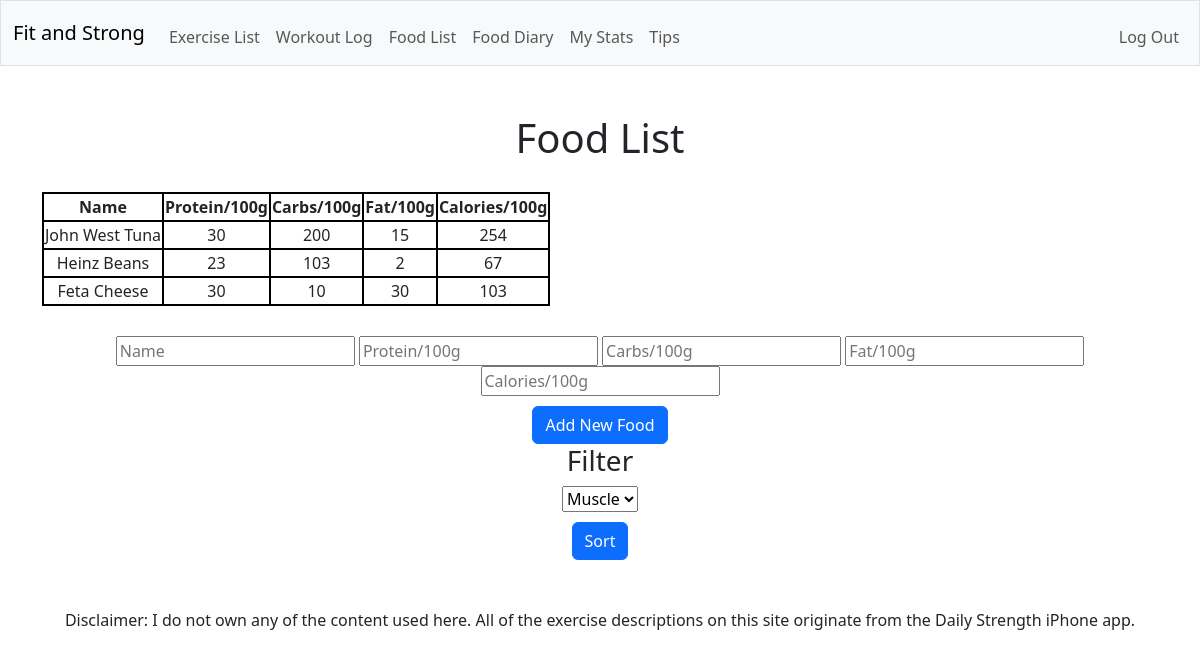
The page /foodlist (signed in) on the database as committed earlier.
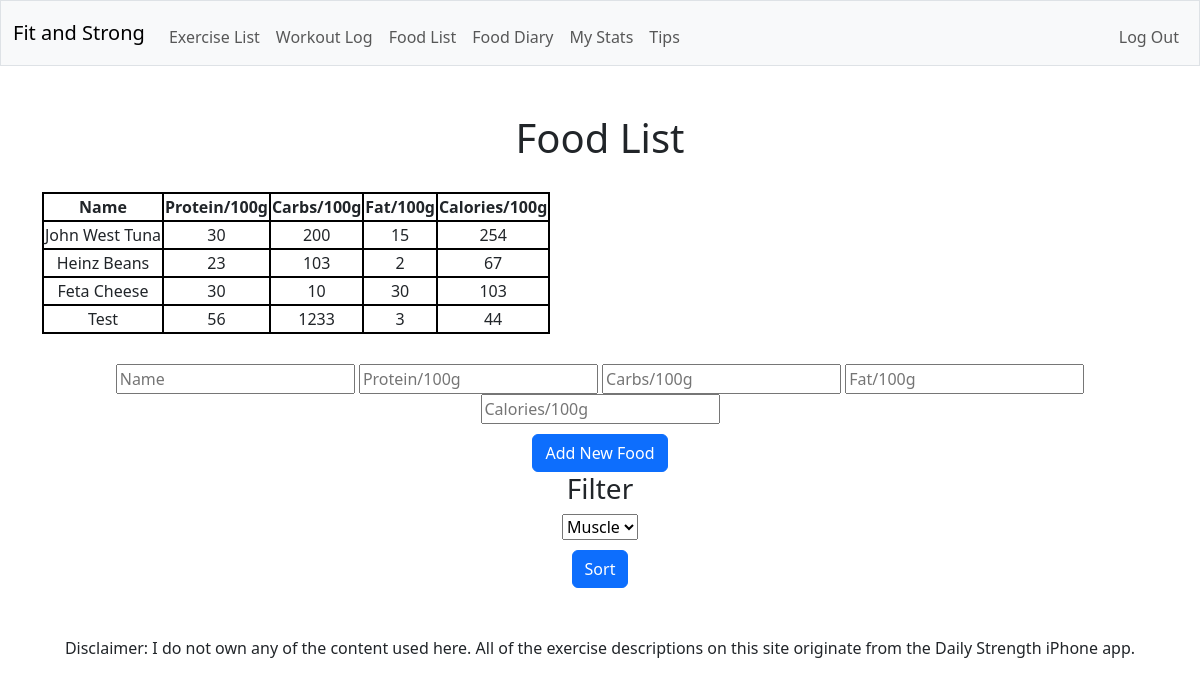
The same page on the database as committed later.
### tables this page shows
CREATE TABLE "foods" (
  "id" INTEGER,
  "name" TEXT NOT NULL,
  "protein_per_hundred_grams" INTEGER,
  "carbs_per_hundred_grams" INTEGER,
  "fat_per_hundred_grams" INTEGER,
  "calories_per_hundred_grams" INTEGER,
  PRIMARY KEY("id")
);

### app.py (the view)
@app.route("/foodlist", methods=["GET", "POST"])
@login_required
def foodlist():
    if request.method == "POST":
      name = request.form.get("food-name")
      protein = request.form.get("food-protein")
      carbs = request.form.get("food-carbs")
      fat = request.form.get("food-fat")
      calories = request.form.get("food-calories")
      db.execute(
        """INSERT INTO "foods" ("name", "protein_per_hundred_grams", "carbs_per_hundred_grams", "fat_per_hundred_grams", "calories_per_hundred_grams")
        VALUES (?, ?, ?, ?, ?)""",
        name, protein, carbs, fat, calories
      )
      return redirect("/foodlist")
    else:
      foods = db.execute("SELECT * FROM foods;")
      return render_template("foodlist.html", foods=foods)

### app.py (called while the page is built)
def login_required(f):
    @wraps(f)
    def decorated_function(*args, **kwargs):
        if session.get("user_id") is None:
            return redirect("/login")
        return f(*args, **kwargs)
    return decorated_function

### templates/foodlist.html (shortened to what this page needs)
{% extends "layout.html" %}
{% block main %}
  <h1>Food List</h1>
  <table>
    <thead>
        <tr>
            <th>Name</th>
            <th>Protein/100g</th>
            <th>Carbs/100g</th>
            <th>Fat/100g</th>
            <th>Calories/100g</th>
        </tr>
    </thead>
    <tbody>
        {% for food in foods %}
        <tr>
            <td>{{ food.name }}</td>
            <td>{{ food.protein_per_hundred_grams }}</td>
            <td>{{ food.carbs_per_hundred_grams }}</td>
            <td>{{ food.fat_per_hundred_grams }}</td>
            <td>{{ food.calories_per_hundred_grams }}</td>
        </tr>
        {% endfor %}
    </tbody>
</table>
<form action="/foodlist" method="post">
  <div>
      <input autocomplete="off" autofocus name="food-name" placeholder="Name" type="text">
      <input autocomplete="off" name="food-protein" placeholder="Protein/100g" type="text">
      <input autocomplete="off" name="food-carbs" placeholder="Carbs/100g" type="text">
      <input autocomplete="off" name="food-fat" placeholder="Fat/100g" type="text">
      <input autocomplete="off" name="food-calories" placeholder="Calories/100g" type="text">
  </div>
  <button type="submit" class="btn btn-primary">Add New Food</button>
</form>
<h3>Filter</h3>
<form action="/exerciselist" method="post">
  <div>
      <select name="muscle">
          <option disabled selected value="">Muscle</option>
      </select>
  </div>
  <button type="submit" class="btn btn-primary">Sort</button>
</form>
{% endblock %}

Rows that differ between the two databases and show on the page:
added foods: name "Test", protein_per_hundred_grams "56", carbs_per_hundred_grams "1233", fat_per_hundred_grams "3", calories_per_hundred_grams "44"
